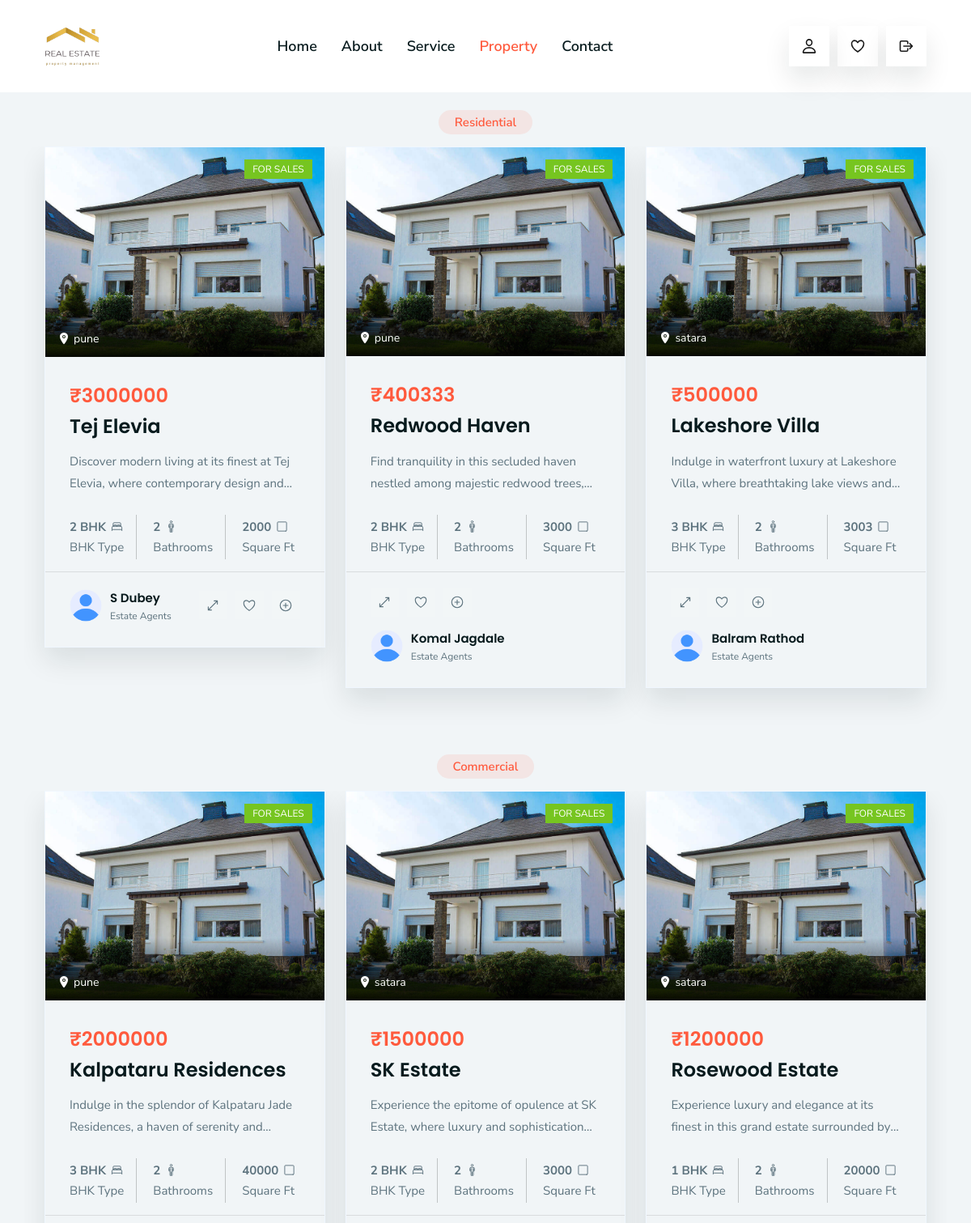
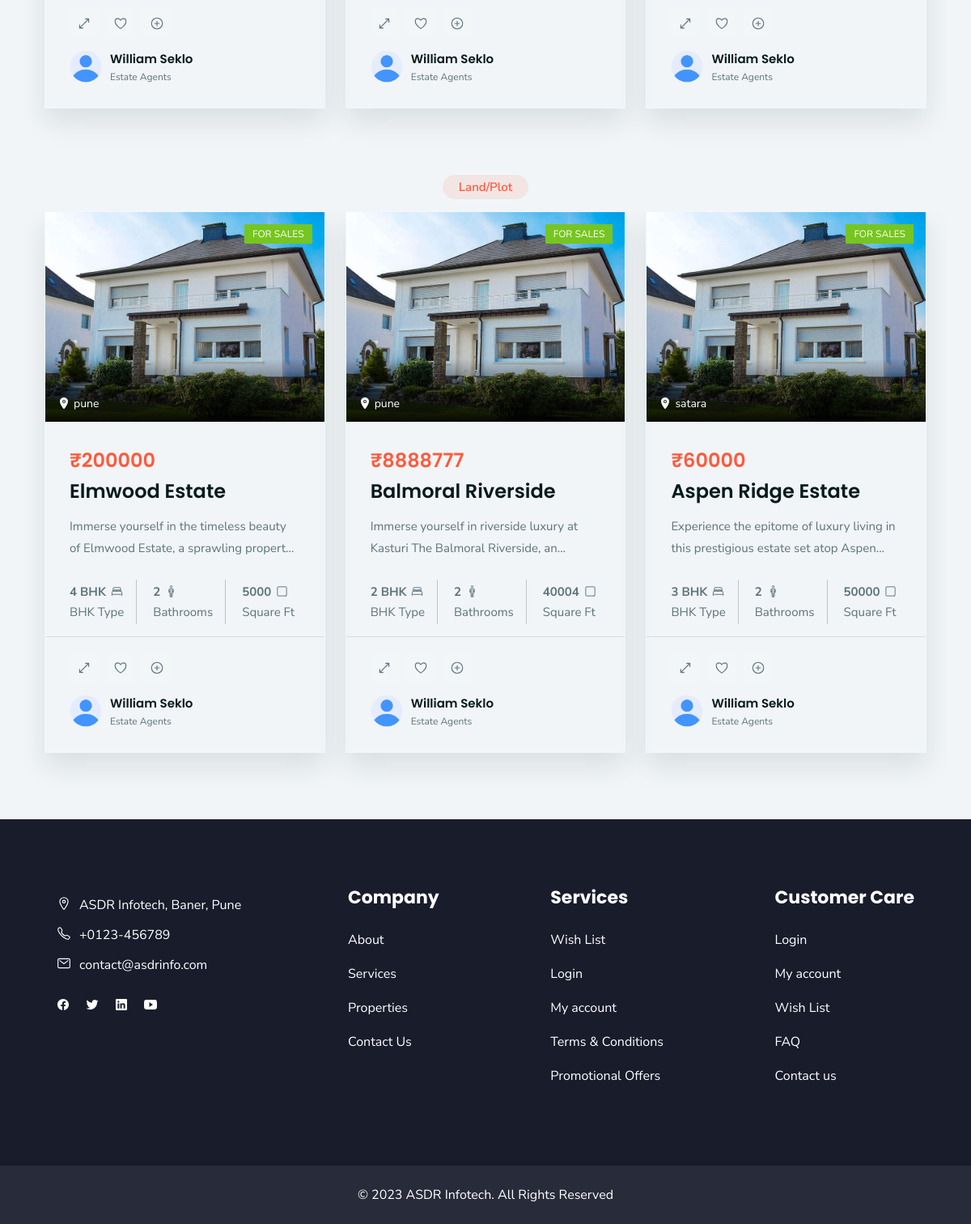
Screenshot of /afterUsersLogin/properties.php (signed in) with the database file from the repository (2 pictures, top to bottom).
### tables this page shows
CREATE TABLE `property` (
  `srno` int(10) NOT NULL,
  `sellername` varchar(30) NOT NULL,
  `userid` int(10) NOT NULL,
  `city` varchar(20) NOT NULL,
  `ptype` varchar(20) NOT NULL,
  `pname` varchar(50) NOT NULL,
  `plocation` varchar(50) NOT NULL,
  `sqft` float NOT NULL,
  `bhk` varchar(20) NOT NULL,
  `age` varchar(20) NOT NULL,
  `furnishing` varchar(20) NOT NULL,
  `floor` varchar(50) NOT NULL,
  `tfloor` int(50) NOT NULL,
  `pdescribe` text NOT NULL,
  `prise` int(11) NOT NULL,
  `available` date NOT NULL,
  `img` varchar(250) NOT NULL,
  `addedon` timestamp NOT NULL DEFAULT current_timestamp()
);

### afterUsersLogin/properties.php (the view, shortened to what the rows shown need)
<?php
include '../_dbconnect.php';
?>
<!DOCTYPE html>
<html lang="en">
<head>
  <link rel="stylesheet" href="../assets/css/style.css">
</head>
<body>
  <div class="cards" style="background-color: rgb(241,245,247);">
    <br>
    <div class="container">
      <ul class="property-list has-scrollbar">
        <?php
        $sqlForProperties = "SELECT * FROM property where ptype = 'Residential'";
        $querySqlForProperties = mysqli_query($conn, $sqlForProperties);
        while ($fatchProperty = mysqli_fetch_assoc($querySqlForProperties)) {
          $srno = $fatchProperty['srno'];
          $sellername = $fatchProperty['sellername'];
          $pname = $fatchProperty['pname'];
          $location = $fatchProperty['plocation'];
          $sqft = $fatchProperty['sqft'];
          $bhk = $fatchProperty['bhk'];
          $describep = $fatchProperty['pdescribe'];
          $price = $fatchProperty['prise'];
          echo '
            <li>
              <div class="property-card">
                <figure class="card-banner">
                  <a href="#">
                    <img src="../assets/images/property-1.jpg" alt="New Apartment Nice View" class="w-100">
                  </a>
                  <div class="card-badge green">for Sales</div>
                  <div class="banner-actions">
                    <button class="banner-actions-btn">
                      <ion-icon name="location"></ion-icon>
                      <address>' . $location . '</address>
                    </button>
                  </div>
                </figure>
                <div class="card-content">
                  <div class="card-price">
                    <strong>₹' . $price . '</strong>
                  </div>
                  <h3 class="h3 card-title">
                    <a href="bookProperty.php?srno=' . $srno . '">' . $pname . '</a>
                  </h3>
                  <p class="card-text">
                    ' . $describep . '
                  </p>
                  <ul class="card-list">
                    <li class="card-item">
                      <strong>' . $bhk . '</strong>
                      <ion-icon name="bed-outline"></ion-icon>
                      <span>BHK Type</span>
                    </li>
                    <li class="card-item">
                      <strong>2</strong>
                      <ion-icon name="man-outline"></ion-icon>
                      <span>Bathrooms</span>
                    </li>
                    <li class="card-item">
                      <strong>' . $sqft . '</strong>
                      <ion-icon name="square-outline"></ion-icon>
                      <span>Square Ft</span>
                    </li>
                  </ul>
                </div>
                <div class="card-footer">
                  <div class="card-author">
                    <figure class="author-avatar">
                      <img src="../assets/images/user1.png" alt="William Seklo" class="w-100">
                    </figure>
                    <div>
                      <p class="author-name">
                      <a href="#">' . $sellername . '</a>
                      </p>
                      <p class="author-title">Estate Agents</p>
                    </div>
                  </div>
                  <div class="card-footer-actions">
                    <button class="card-footer-actions-btn">
                      <ion-icon name="resize-outline"></ion-icon>
                    </button>
                    <a href="addFev.php?srno=' . $srno . '">
                    <button class="card-footer-actions-btn">
                      <ion-icon name="heart-outline"></ion-icon>
                    </button>
                    </a>
                    <button class="card-footer-actions-btn">
                      <ion-icon name="add-circle-outline"></ion-icon>
                    </button>
                  </div>
                </div>
              </div>
            </li>
            ';
        }
        ?>
      </ul>
      <br>
      <ul class="property-list has-scrollbar">
        <?php
        $sqlForResidentialProperty = "SELECT * FROM property where ptype = 'Commercial'";
        $querySqlForResidentialProperty = mysqli_query($conn, $sqlForResidentialProperty);
        while ($fatchProperty = mysqli_fetch_assoc($querySqlForResidentialProperty)) {
          $pname = $fatchProperty['pname'];
          $location = $fatchProperty['plocation'];
          $sqft = $fatchProperty['sqft'];
          $bhk = $fatchProperty['bhk'];
          $describep = $fatchProperty['pdescribe'];
          $price = $fatchProperty['prise'];
          echo '
            <li>
              <div class="property-card">
                <figure class="card-banner">
                  <a href="#">
                    <img src="../assets/images/property-1.jpg" alt="New Apartment Nice View" class="w-100">
                  </a>
                  <div class="card-badge green">for Sales</div>
                  <div class="banner-actions">
                    <button class="banner-actions-btn">
                      <ion-icon name="location"></ion-icon>
                      <address>' . $location . '</address>
                    </button>
                  </div>
                </figure>
                <div class="card-content">
                  <div class="card-price">
                    <strong>₹' . $price . '</strong>
                  </div>
                  <h3 class="h3 card-title">
                    <a href="bookProperty.php">' . $pname . '</a>
                  </h3>
                  <p class="card-text">
                    ' . $describep . '
                  </p>
                  <ul class="card-list">
                    <li class="card-item">
                      <strong>' . $bhk . '</strong>
                      <ion-icon name="bed-outline"></ion-icon>
                      <span>BHK Type</span>
                    </li>
                    <li class="card-item">
                      <strong>2</strong>
                      <ion-icon name="man-outline"></ion-icon>
                      <span>Bathrooms</span>
                    </li>
                    <li class="card-item">
                      <strong>' . $sqft . '</strong>
                      <ion-icon name="square-outline"></ion-icon>
                      <span>Square Ft</span>
                    </li>
                  </ul>
                </div>
                <div class="card-footer">
                  <div class="card-author">
                    <figure class="author-avatar">
                      <img src="../assets/images/user1.png" alt="William Seklo" class="w-100">
                    </figure>
                    <div>
                      <p class="author-name">
                        <a href="#">William Seklo</a>
                      </p>
                      <p class="author-title">Estate Agents</p>
                    </div>
                  </div>
                  <div class="card-footer-actions">
                    <button class="card-footer-actions-btn">
                      <ion-icon name="resize-outline"></ion-icon>
                    </button>
                    <a href="addFev.php?srno=' . $srno . '">
                    <button class="card-footer-actions-btn">
                      <ion-icon name="heart-outline"></ion-icon>
                    </button>
                    </a>
                    <button class="card-footer-actions-btn">
                      <ion-icon name="add-circle-outline"></ion-icon>
                    </button>
                  </div>
                </div>
              </div>
            </li>
            ';
        }
        ?>
      </ul>
      <br>
      <ul class="property-list has-scrollbar">
        <?php
        $sqlForProperties = "SELECT * FROM property where ptype = 'Land/Plot'";
        $querySqlForProperties = mysqli_query($conn, $sqlForProperties);
        while ($fatchProperty = mysqli_fetch_assoc($querySqlForProperties)) {
          $pname = $fatchProperty['pname'];
          $location = $fatchProperty['plocation'];
          $sqft = $fatchProperty['sqft'];
          $bhk = $fatchProperty['bhk'];
          $describep = $fatchProperty['pdescribe'];
          $price = $fatchProperty['prise'];
          echo '
            <li>
              <div class="property-card">
                <figure class="card-banner">
                  <a href="#">
                    <img src="../assets/images/property-1.jpg" alt="New Apartment Nice View" class="w-100">
                  </a>
                  <div class="card-badge green">for Sales</div>
                  <div class="banner-actions">
                    <button class="banner-actions-btn">
                      <ion-icon name="location"></ion-icon>
                      <address>' . $location . '</address>
                    </button>
                  </div>
                </figure>
                <div class="card-content">
                  <div class="card-price">
                    <strong>₹' . $price . '</strong>
                  </div>
                  <h3 class="h3 card-title">
                    <a href="bookProperty.php">' . $pname . '</a>
                  </h3>
                  <p class="card-text">
                    ' . $describep . '
                  </p>
                  <ul class="card-list">
                    <li class="card-item">
                      <strong>' . $bhk . '</strong>
                      <ion-icon name="bed-outline"></ion-icon>
                      <span>BHK Type</span>
                    </li>
                    <li class="card-item">
                      <strong>2</strong>
                      <ion-icon name="man-outline"></ion-icon>
                      <span>Bathrooms</span>
                    </li>
                    <li class="card-item">
                      <strong>' . $sqft . '</strong>
                      <ion-icon name="square-outline"></ion-icon>
                      <span>Square Ft</span>
                    </li>
                  </ul>
                </div>
                <div class="card-footer">
                  <div class="card-author">
                    <figure class="author-avatar">
                      <img src="../assets/images/user1.png" alt="William Seklo" class="w-100">
                    </figure>
                    <div>
                      <p class="author-name">
                        <a href="#">William Seklo</a>
                      </p>
                      <p class="author-title">Estate Agents</p>
                    </div>
                  </div>
                  <div class="card-footer-actions">
                    <button class="card-footer-actions-btn">
                      <ion-icon name="resize-outline"></ion-icon>
                    </button>
                    <a href="addFev.php?srno=' . $srno . '">
                    <button class="card-footer-actions-btn">
                      <ion-icon name="heart-outline"></ion-icon>
                    </button>
                    </a>
                    <button class="card-footer-actions-btn">
                      <ion-icon name="add-circle-outline"></ion-icon>
                    </button>
                  </div>
                </div>
              </div>
            </li>
            ';
        }
        ?>
      </ul>
      <br>
    </div>
  </div>
</body>
</html>

### rows the page displays
property: plocation "pune", prise "3000000", pname "Tej Elevia", pdescribe "Discover modern living at its finest at Tej Elevia, where contemporary design…", bhk "2 BHK", sqft "2000", sellername "S Dubey"
property: plocation "pune", prise "400333", pname "Redwood Haven", pdescribe "Find tranquility in this secluded haven nestled among majestic redwood…", bhk "2 BHK", sqft "3000", sellername "Komal Jagdale"
property: plocation "satara", prise "500000", pname "Lakeshore Villa", pdescribe "Indulge in waterfront luxury at Lakeshore Villa, where breathtaking lake views…", bhk "3 BHK", sqft "3003", sellername "Balram Rathod"
property: plocation "pune", prise "2000000", pname "Kalpataru Residences", pdescribe "Indulge in the splendor of Kalpataru Jade Residences, a haven of serenity…", bhk "3 BHK", sqft "40000"
property: plocation "satara", prise "1500000", pname "SK Estate", pdescribe "Experience the epitome of opulence at SK Estate, where luxury and…", bhk "2 BHK", sqft "3000"
property: plocation "satara", prise "1200000", pname "Rosewood Estate", pdescribe "Experience luxury and elegance at its finest in this grand estate surrounded…", bhk "1 BHK", sqft "20000"
property: plocation "pune", prise "200000", pname "Elmwood Estate", pdescribe "Immerse yourself in the timeless beauty of Elmwood Estate, a sprawling…", bhk "4 BHK", sqft "5000"
property: plocation "pune", prise "8888777", pname "Balmoral Riverside", pdescribe "Immerse yourself in riverside luxury at Kasturi The Balmoral Riverside,…", bhk "2 BHK", sqft "40004"
property: plocation "satara", prise "60000", pname "Aspen Ridge Estate", pdescribe "Experience the epitome of luxury living in this prestigious estate set atop…", bhk "3 BHK", sqft "50000"
